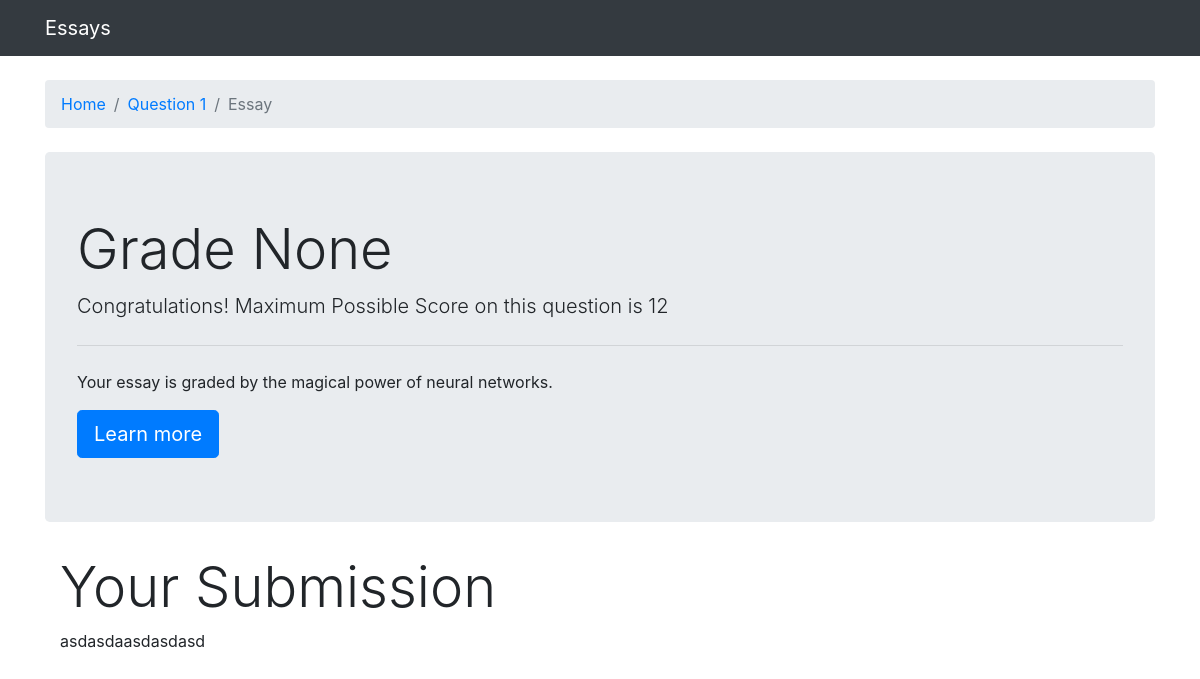
The app's page /3/essay3/ with its own data.
### grader/models.py (models this page shows, shortened)
class Essay(models.Model):
    question = models.ForeignKey(Question, on_delete=models.CASCADE)
    content = models.TextField(max_length=100000)
    score = models.IntegerField(null=True, blank=True)

class Question(models.Model):
    question_title = models.TextField(max_length=100000)
    set = models.IntegerField(unique=True)
    min_score = models.IntegerField()
    max_score = models.IntegerField()

### grader/views.py (the view)
# urls.py: path('<int:question_id>/essay<int:essay_id>/', views.essay, name='essay'),
def essay(request, question_id, essay_id):
    essay = get_object_or_404(Essay, pk=essay_id)  # 从sql中提取essay_id的essay数据
    context = {
        "essay": essay,
    }
    return render(request, 'grader/essay.html', context)  # 返回页面essay

### grader/templates/grader/essay.html
{% extends 'base.html' %}
{% load widget_tweaks %}
{% block breadcrumb %}
  <li class="breadcrumb-item active"><a href="{% url 'index' %}">Home</a></li>
  <li class="breadcrumb-item active"><a href="{% url 'question' essay.question.set %}">Question {{ essay.question.set }}</a></li>
  <li class="breadcrumb-item active">Essay</li>
{% endblock %}
{% block content %}
    <div class="jumbotron">
        <h1 class="display-4">Grade {{ essay.score }}</h1>
        <p class="lead">Congratulations! Maximum Possible Score on this question is {{ essay.question.max_score }}</p>
        <hr class="my-4">
        <p>Your essay is graded by the magical power of neural networks.</p>
        <a class="btn btn-primary btn-lg" href="#" role="button">Learn more</a>
    </div>
    <div class="container">
            <h2 class="display-4">Your Submission</h2>
            <p class="text-justify">{{ essay.content }}</p>
        </div>
{% endblock %}

### records on screen
Essay: question.set "1", score "None", question.max_score "12", content "asdasdaasdasdasd"
